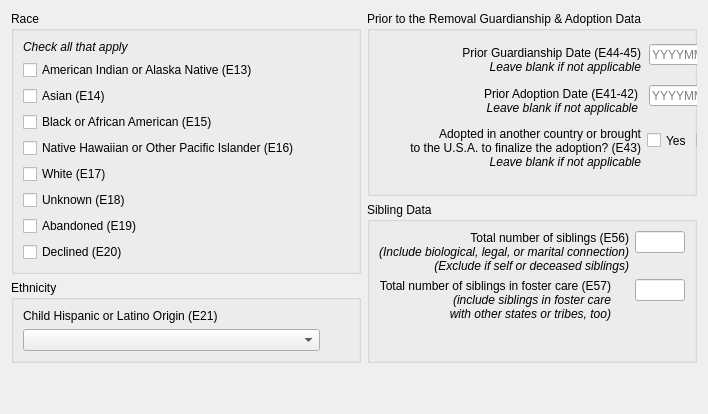
       <widget class="QWidget" name="demographics_tab">
        <attribute name="title">
         <string>Demographics</string>
        </attribute>
        <layout class="QHBoxLayout" name="horizontalLayout">
         <item>
          <layout class="QGridLayout" name="gridLayout">
           <item row="1" column="1">
            <spacer name="verticalSpacer_8">
             <property name="orientation">
              <enum>Qt::Vertical</enum>
             </property>
             <property name="sizeHint" stdset="0">
              <size>
               <width>20</width>
               <height>40</height>
              </size>
             </property>
            </spacer>
           </item>
           <item row="0" column="0">
            <layout class="QVBoxLayout" name="verticalLayout_6">
             <item>
              <widget class="QGroupBox" name="race_group_box">
               <property name="minimumSize">
                <size>
                 <width>350</width>
                 <height>0</height>
                </size>
               </property>
               <property name="title">
                <string>Race</string>
               </property>
               <layout class="QVBoxLayout" name="verticalLayout_9">
                <item>
                 <widget class="QLabel" name="race_label">
                  <property name="text">
                   <string>&lt;i&gt;Check all that apply&lt;/i&gt;</string>
                  </property>
                 </widget>
                </item>
                <item>
                 <widget class="QCheckBox" name="e13">
                  <property name="text">
                   <string>American Indian or Alaska Native (E13)</string>
                  </property>
                 </widget>
                </item>
                <item>
                 <widget class="QCheckBox" name="e14">
                  <property name="text">
                   <string>Asian (E14)</string>
                  </property>
                 </widget>
                </item>
                <item>
                 <widget class="QCheckBox" name="e15">
                  <property name="text">
                   <string>Black or African American (E15)</string>
                  </property>
                 </widget>
                </item>
                <item>
                 <widget class="QCheckBox" name="e16">
                  <property name="text">
                   <string>Native Hawaiian or Other Pacific Islander (E16)</string>
                  </property>
                 </widget>
                </item>
                <item>
                 <widget class="QCheckBox" name="e17">
                  <property name="text">
                   <string>White (E17)</string>
                  </property>
                 </widget>
                </item>
                <item>
                 <widget class="QCheckBox" name="e18">
                  <property name="text">
                   <string>Unknown (E18)</string>
                  </property>
                 </widget>
                </item>
                <item>
                 <widget class="QCheckBox" name="e19">
                  <property name="text">
                   <string>Abandoned (E19)</string>
                  </property>
                 </widget>
                </item>
                <item>
                 <widget class="QCheckBox" name="e20">
                  <property name="text">
                   <string>Declined (E20)</string>
                  </property>
                 </widget>
                </item>
               </layout>
              </widget>
             </item>
             <item>
              <widget class="QGroupBox" name="groupBox_4">
               <property name="title">
                <string>Ethnicity</string>
               </property>
               <layout class="QVBoxLayout" name="verticalLayout_24">
                <item>
                 <widget class="QLabel" name="e21_label">
                  <property name="text">
                   <string>Child Hispanic or Latino Origin (E21)</string>
                  </property>
                  <property name="alignment">
                   <set>Qt::AlignLeading|Qt::AlignLeft|Qt::AlignVCenter</set>
                  </property>
                 </widget>
                </item>
                <item>
                 <widget class="QComboBox" name="e21">
                  <property name="sizePolicy">
                   <sizepolicy hsizetype="Preferred" vsizetype="Preferred">
                    <horstretch>0</horstretch>
                    <verstretch>0</verstretch>
                   </sizepolicy>
                  </property>
                  <property name="maximumSize">
                   <size>
                    <width>297</width>
                    <height>16777215</height>
                   </size>
                  </property>
                  <property name="currentIndex">
                   <number>-1</number>
                  </property>
                  <property name="placeholderText">
                   <string>Select</string>
                  </property>
                  <item>
                   <property name="text">
                    <string>No</string>
                   </property>
                  </item>
                  <item>
                   <property name="text">
                    <string>Yes</string>
                   </property>
                  </item>
                  <item>
                   <property name="text">
                    <string>Abandoned</string>
                   </property>
                  </item>
                  <item>
                   <property name="text">
                    <string>Declined</string>
                   </property>
                  </item>
                  <item>
                   <property name="text">
                    <string>Unknown</string>
                   </property>
                  </item>
                 </widget>
                </item>
               </layout>
              </widget>
             </item>
            </layout>
           </item>
           <item row="0" column="1">
            <layout class="QVBoxLayout" name="verticalLayout_4">
             <item>
              <widget class="QGroupBox" name="guardianship_group_box">
               <property name="minimumSize">
                <size>
                 <width>0</width>
                 <height>185</height>
                </size>
               </property>
               <property name="title">
                <string>Prior to the Removal Guardianship &amp;&amp; Adoption Data</string>
               </property>
               <property name="flat">
                <bool>false</bool>
               </property>
               <widget class="QLabel" name="e44_label">
                <property name="geometry">
                 <rect>
                  <x>72</x>
                  <y>33</y>
                  <width>202</width>
                  <height>32</height>
                 </rect>
                </property>
                <property name="statusTip">
                 <string>Leave blank if not applicable</string>
                </property>
                <property name="text">
                 <string>Prior Guardianship Date (E44-45)&lt;br/&gt;&lt;i&gt;Leave blank if not applicable&lt;/i&gt;</string>
                </property>
                <property name="textFormat">
                 <enum>Qt::AutoText</enum>
                </property>
                <property name="alignment">
                 <set>Qt::AlignRight|Qt::AlignTrailing|Qt::AlignVCenter</set>
                </property>
               </widget>
               <widget class="QLineEdit" name="e45">
                <property name="geometry">
                 <rect>
                  <x>282</x>
                  <y>33</y>
                  <width>125</width>
                  <height>21</height>
                 </rect>
                </property>
                <property name="maxLength">
                 <number>6</number>
                </property>
                <property name="placeholderText">
                 <string>YYYYMM</string>
                </property>
               </widget>
               <widget class="QLabel" name="e42_label">
                <property name="geometry">
                 <rect>
                  <x>97</x>
                  <y>74</y>
                  <width>174</width>
                  <height>32</height>
                 </rect>
                </property>
                <property name="text">
                 <string>Prior Adoption Date (E41-42)&lt;br/&gt;&lt;i&gt;Leave blank if not applicable&lt;/i&gt;</string>
                </property>
                <property name="alignment">
                 <set>Qt::AlignRight|Qt::AlignTrailing|Qt::AlignVCenter</set>
                </property>
               </widget>
               <widget class="QLineEdit" name="e42">
                <property name="geometry">
                 <rect>
                  <x>282</x>
                  <y>74</y>
                  <width>125</width>
                  <height>21</height>
                 </rect>
                </property>
                <property name="inputMask">
                 <string/>
                </property>
                <property name="maxLength">
                 <number>6</number>
                </property>
                <property name="placeholderText">
                 <string>YYYYMM</string>
                </property>
               </widget>
               <widget class="QLabel" name="e43_label">
                <property name="geometry">
                 <rect>
                  <x>15</x>
                  <y>113</y>
                  <width>259</width>
                  <height>48</height>
                 </rect>
                </property>
                <property name="text">
                 <string>Adopted in another country or brought &lt;br/&gt;to the U.S.A. to finalize the adoption? (E43)&lt;br/&gt;&lt;i&gt;Leave blank if not applicable&lt;/i&gt;</string>
                </property>
                <property name="alignment">
                 <set>Qt::AlignRight|Qt::AlignTrailing|Qt::AlignVCenter</set>
                </property>
               </widget>
               <widget class="QWidget" name="">
                <property name="geometry">
                 <rect>
                  <x>280</x>
                  <y>120</y>
                  <width>90</width>
                  <height>19</height>
                 </rect>
                </property>
                <layout class="QHBoxLayout" name="horizontalLayout_45">
                 <item>
                  <widget class="QCheckBox" name="e43_y">
                   <property name="text">
                    <string>Yes</string>
                   </property>
                   <attribute name="buttonGroup">
                    <string notr="true">e43</string>
                   </attribute>
                  </widget>
                 </item>
                 <item>
                  <widget class="QCheckBox" name="e43_n">
                   <property name="text">
                    <string>No</string>
                   </property>
                   <attribute name="buttonGroup">
                    <string notr="true">e43</string>
                   </attribute>
                  </widget>
                 </item>
                </layout>
               </widget>
              </widget>
             </item>
             <item>
              <widget class="QGroupBox" name="sibling_group_box">
               <property name="title">
                <string>Sibling Data</string>
               </property>
               <layout class="QFormLayout" name="formLayout_8">
                <item row="0" column="0">
                 <widget class="QLabel" name="e56_label">
                  <property name="text">
                   <string>Total number of siblings (E56)&lt;br/&gt;&lt;i&gt;(Include biological, legal, or marital connection)&lt;br/&gt;(Exclude if self or deceased siblings)&lt;/i&gt;</string>
                  </property>
                  <property name="scaledContents">
                   <bool>false</bool>
                  </property>
                  <property name="alignment">
                   <set>Qt::AlignRight|Qt::AlignTrailing|Qt::AlignVCenter</set>
                  </property>
                  <property name="wordWrap">
                   <bool>false</bool>
                  </property>
                 </widget>
                </item>
                <item row="1" column="0">
                 <widget class="QLabel" name="e57_label">
                  <property name="text">
                   <string>Total number of siblings in foster care (E57)&lt;br/&gt;&lt;i&gt;(include siblings in foster care&lt;br/&gt;with other states or tribes, too)&lt;/i&gt;</string>
                  </property>
                  <property name="alignment">
                   <set>Qt::AlignRight|Qt::AlignTrailing|Qt::AlignVCenter</set>
                  </property>
                 </widget>
                </item>
                <item row="1" column="1">
                 <widget class="QLineEdit" name="e57">
                  <property name="maximumSize">
                   <size>
                    <width>50</width>
                    <height>16777215</height>
                   </size>
                  </property>
                  <property name="maxLength">
                   <number>2</number>
                  </property>
                 </widget>
                </item>
                <item row="0" column="1">
                 <widget class="QLineEdit" name="e56">
                  <property name="maximumSize">
                   <size>
                    <width>50</width>
                    <height>16777215</height>
                   </size>
                  </property>
                  <property name="inputMask">
                   <string/>
                  </property>
                  <property name="maxLength">
                   <number>2</number>
                  </property>
                 </widget>
                </item>
               </layout>
              </widget>
             </item>
            </layout>
           </item>
          </layout>
         </item>
        </layout>
       </widget>
